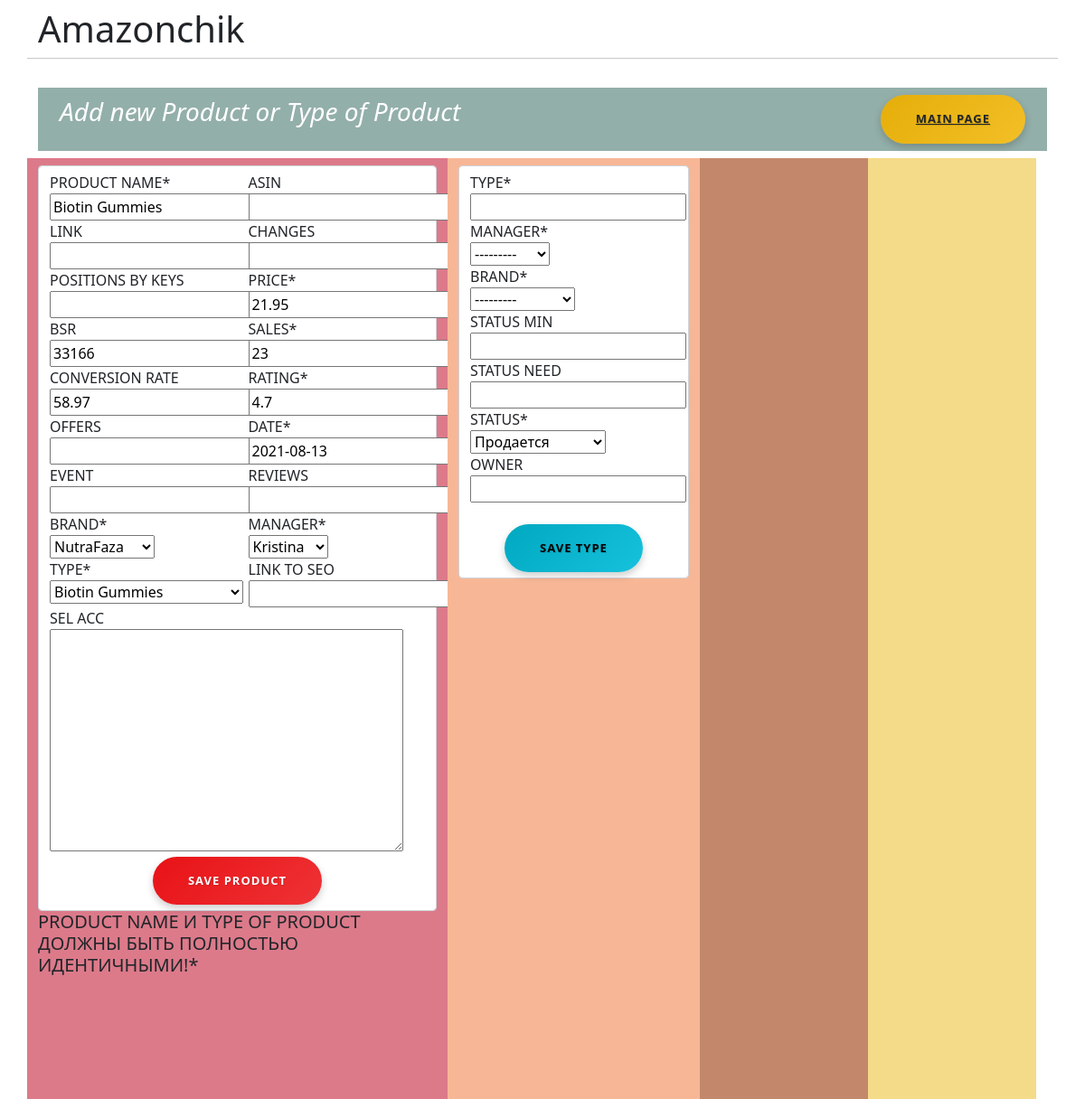
Page /add_new/ on the committed database.
### analiz/models.py (models this page shows, shortened)
class Product(models.Model):
	product_name = models.CharField(max_length=30)
	link = models.URLField(blank=True, null = True)
	changes = models.TextField(blank=True, null = True)
	positions_by_keys = models.CharField(max_length=400, blank=True, null = True)
	bsr = models.IntegerField(blank=True, null = True)
	conversion_rate = models.CharField(max_length=10, null = True, blank = True)
	rating = models.DecimalField(max_digits=2, decimal_places=1)
	offers = models.TextField(blank=True, null = True)
	event = models.TextField(max_length=1000 ,blank=True, null = True)
	brand = models.ForeignKey('Brand', on_delete=models.CASCADE)
	manager = models.ForeignKey('Manager', on_delete=models.CASCADE)
	type = models.ForeignKey('TypeOfProduct', on_delete=models.CASCADE)
	link_to_seo = models.URLField(blank=True, null = True)
	fba_inventory = models.TextField(blank=True, null = True) # add
	sel_acc = models.TextField(blank=True, null = True)
	date = models.DateField()
	sales = models.IntegerField()
	price = models.DecimalField(max_digits=4, decimal_places=2)
	asin = models.CharField(max_length=15, blank=True, null = True)
	reviews = models.IntegerField(blank=True, null = True)
	class Meta:
		ordering = ['date',]

class Brand(models.Model):
	brand = models.CharField(max_length=20, unique=True)
	def __str__(self):
		return self.brand

class TypeOfProduct(models.Model): # конкретно все товары
	type = models.CharField(max_length=30, unique=True)
	manager = models.ForeignKey('Manager', on_delete=models.CASCADE)
	brand = models.ForeignKey('Brand', on_delete=models.CASCADE,)
	status_min = models.IntegerField(blank=True, null = True, default=25)
	status_need = models.IntegerField(blank=True, null = True, default=101)
	ostatki = models.PositiveIntegerField(blank=True, null = True) # удалить
	owner = models.CharField(max_length=40, blank=True, null = True)
	BAN = 'BAN'
	OUT_OF_STOCK = 'OOS'
	SUPRESSION = 'SSS'
	IN_DEV = "InDev"
	IS_S = 'IsS'
	ANOTHER_ISSUE = 'AN_ISS'
	STATUS_CHOICES = [
		(IN_DEV, 'В разработке'),
		(IS_S, 'Продается'),
		(ANOTHER_ISSUE, 'Другая причина'),
		(BAN, 'Бан'),
		(OUT_OF_STOCK, 'Нет на складе'),
		(SUPRESSION, 'Ограничение'),
	]
	status = models.CharField(max_length=20, choices=STATUS_CHOICES, default=IS_S)
	class Meta:
		ordering = ['type',]
	def __str__(self):
		return self.type

### analiz/views.py (the view)
# urls.py: path('add_new/', views.new_page , name = "adding new"),
@csrf_exempt
def new_page(request, *type_of):
	managers = Manager.objects.all()
	type = TypeOfProduct.objects.all().order_by('manager')
	prod = Product.objects.last()
	new_product = AddNewProduct(request.POST or None, instance=prod)
	new_type = AddTypeOfProduct(request.POST or None)
	choose_type = ChooseType(request.POST or None)
	products = ''
	if request.method == 'POST' and new_product.is_valid():
		new_product.save()
	elif request.method == 'POST' and new_type.is_valid():
		new_type.save()
	elif choose_type.is_valid() and request.method == "POST":
		data = choose_type.clean_type()
		prod = Product.objects.filter(type=data).last()
		new_product = AddNewProduct(request.POST or None, instance=prod)
	else:
		new_product = AddNewProduct(request.POST or None, instance=prod)
		new_type = AddTypeOfProduct(request.POST or None)
	context = {'new_product':new_product, 'new_type':new_type, 'choose':choose_type, 'prod':products}
	return render(request, 'New.html', context)

### analiz/forms.py
class AddNewProduct(ModelForm):
	class Meta:
		model = Product
		fields = '__all__'
	positions_by_keys = forms.CharField(max_length=40, required=False)
	changes = forms.CharField(max_length=20, required=False)
	offers = forms.CharField(max_length=20, required=False)
	event = forms.CharField(max_length=20, required=False)

class AddTypeOfProduct(ModelForm):
	class Meta:
		model = TypeOfProduct
		fields = '__all__'
	status_min = forms.IntegerField(required=False)
	status_need = forms.IntegerField(required=False)

### analiz/models.py (called while the page is built)
	def __str__(self):
		return self.username

### analiz/templates/New.html (shortened to what this page needs)
<!doctype html>
{% load crispy_forms_tags %}
{% load static %}
<html lang="en">
  <head>
	<link href="https://cdn.jsdelivr.net/npm/bootstrap@5.0.0-beta3/dist/css/bootstrap.min.css" rel="stylesheet">
	<link rel="stylesheet" href="{% static 'css/dashboard.rtl.css'%}" type="text/css">
	<link rel="stylesheet" href="{% static 'css/buttons.css'%}" type="text/css">
  </head>
  <body>
	<div class="container">
	  <div class="row justify-content-center">
		  <h1 class="mt-2">Amazonchik</h1>
		  <hr class="mt-0 mb-4">
		  {% block detail %}
		  <nav class="navbar navbar-default">
			  <div class="container-fluid" style="background-color: #93afa9 ">
				  <div class="navbar-header">
					<h3><p style="font-style:italic"><font color="white">Add new Product or Type of Product</font></p></h3>
				  </div>
				  <div>
					  <ul class="nav navbar">
						  <button type="button" class="btn btn-warning"><a href="{% url 'manager_page' manager_id=user.id %}" class="link-dark">Main Page</a></button>
					  </ul>
				  </div>
			  </div>
		  </nav>
		  <div class="container-fluid">
			  <div class="row sidebar-heading">
				  <div class="row">
					  <div class="col-xs-2 col-sm-2 col-md-2 col-lg-5 sidebar-sticky" style="background-color: #dc7a8a	">
						<form class='form-control' method="POST" action="" >
							<div class="row">
								<div class="col-6">
								   {{ new_product.product_name|as_crispy_field }}
								   {{ new_product.link|as_crispy_field }}
								   {{ new_product.positions_by_keys|as_crispy_field }}
								   {{ new_product.bsr|as_crispy_field }}
								   {{ new_product.conversion_rate|as_crispy_field }}
								   {{ new_product.offers|as_crispy_field }}
								   {{ new_product.event|as_crispy_field }}
								   {{ new_product.brand|as_crispy_field }}
								   {{ new_product.type|as_crispy_field }}
								</div>
								<div class="col-6">
								   {{ new_product.asin|as_crispy_field }}
								   {{ new_product.changes|as_crispy_field }}
								   {{ new_product.price|as_crispy_field }}
								   {{ new_product.sales|as_crispy_field }}
								   {{ new_product.rating|as_crispy_field }}
								   {{ new_product.date|as_crispy_field }}
								   {{ new_product.reviews|as_crispy_field }}
								   {{ new_product.manager|as_crispy_field }}
								   {{ new_product.link_to_seo|as_crispy_field }}
							</div>
							{{ new_product.sel_acc|as_crispy_field }}
							<div align="center">
								<input type="Submit" name="submit" value="Save Product" class="btn btn-danger"/>
							</div>
						</form>
					  </div>
					  <h5>  Product name и Type of Product должны быть полностью идентичными!* </h5>
					  </div>
					  <div class="col-xs-2 col-sm-2 col-md-2 col-lg-3 sidebar-sticky" style="background-color: #f7b796">
					<form class='form-control' method="POST" action="" >
						 {{ new_type.type|as_crispy_field }}
						 {{ new_type.manager|as_crispy_field }}
						 {{ new_type.brand|as_crispy_field }}
						 {{ new_type.status_min|as_crispy_field }}
						 {{ new_type.status_need|as_crispy_field }}
						 {{ new_type.status|as_crispy_field }}
						 {{ new_type.owner|as_crispy_field }}
					  <br>
					  <div align="center">
						  <input type="Submit" name="submit" value="Save Type" class="btn btn-info"/>
					  </div>
					</form>
					  </div>
					  <div class="col-xs-2 col-sm-2 col-md-2 col-lg-2" style="background-color: #c3886c">
					  </div>
					  <div class="col-xs-2 col-sm-2 col-md-2 col-lg-2" style="background-color: #f4db89">
					  </div>
				  </div>
			  </div>
		  </div>
		{% endblock %}
	  </div>
  </body>
</html>

### analiz/static/css/dashboard.rtl.css (style rules this page uses)
body { font-size: .875rem; }
.sidebar-sticky { position: relative; top: 0; height: calc(100vh - 48px); padding-top: .5rem; overflow-x: hidden; overflow-y: auto; }
.sidebar-heading { font-size: .75rem; text-transform: uppercase; }

### analiz/static/css/buttons.css (style rules this page uses)
.btn { border-radius: 100px; font-size: 13px; font-weight: bold; letter-spacing: 1px; padding: 17px 39px; text-shadow: 1px 1px 1px rgba(0, 0, 0, 0.14); text-transform: uppercase; box-shadow: 0 4px 9px 0 rgba(0, 0, 0, 0.2); }
.btn-danger { background: #e81216; background: -moz-linear-gradient(-45deg, #e81216 0%, #f45355 50%, #f6290c 51%, #ed0e11 71%, #fc1b21 100%); background: -webkit-linear-gradient(-45deg, #e81216 0%,#f45355 50%,#f6290c 51%,#ed0e11 71%,#fc1b21 100%); background: linear-gradient(135deg, #e81216 0%,#f45355 50%,#f6290c 51%,#ed0e11 71%,#fc1b21 100%); filter: progid:DXImageTransform.Microsoft.gradient( startColorstr='#e81216', endColorstr='#fc1b21',GradientType=1 ); background-size: 400% 400%; -webkit-animation: AnimationName 3s ease infinite; -moz-animation: AnimationName 3s ease infinite; animation: AnimationName 3s ease infinite; -webkit-animation: AnimationName 3s ease infinite; -moz-animation: AnimationName 3s ease infinite; animation: AnimationName 3s ease infinite; border: medium none; }
.btn-warning { background: #e5ae09; background: -moz-linear-gradient(-45deg, #e5ae09 0%, #ffd044 50%, #ffc107 51%, #fc9014 71%, #f1890b 100%); background: -webkit-linear-gradient(-45deg, #e5ae09 0%,#ffd044 50%,#ffc107 51%,#fc9014 71%,#f1890b 100%); background: linear-gradient(135deg, #e5ae09 0%,#ffd044 50%,#ffc107 51%,#fc9014 71%,#f1890b 100%); filter: progid:DXImageTransform.Microsoft.gradient( startColorstr='#e5ae09', endColorstr='#f1890b',GradientType=1 ); background-size: 400% 400%; -webkit-animation: AnimationName 3s ease infinite; -moz-animation: AnimationName 3s ease infinite; animation: AnimationName 3s ease infinite; -webkit-animation: AnimationName 3s ease infinite; -moz-animation: AnimationName 3s ease infinite; animation: AnimationName 3s ease infinite; border: medium none; color: #fff !important; }
.btn-info { background: #01a8c1; background: -moz-linear-gradient(-45deg, #01a8c1 0%, #2adbf7 50%, #00b5d1 51%, #0aafc9 71%, #0599b1 100%); background: -webkit-linear-gradient(-45deg, #01a8c1 0%,#2adbf7 50%,#00b5d1 51%,#0aafc9 71%,#0599b1 100%); background: linear-gradient(135deg, #01a8c1 0%,#2adbf7 50%,#00b5d1 51%,#0aafc9 71%,#0599b1 100%); filter: progid:DXImageTransform.Microsoft.gradient( startColorstr='#01a8c1', endColorstr='#0599b1',GradientType=1 ); background-size: 400% 400%; -webkit-animation: AnimationName 3s ease infinite; -moz-animation: AnimationName 3s ease infinite; animation: AnimationName 3s ease infinite; -webkit-animation: AnimationName 3s ease infinite; -moz-animation: AnimationName 3s ease infinite; animation: AnimationName 3s ease infinite; border: medium none; }

### rows in the picture
Product: product_name "Biotin Gummies", bsr "33166", conversion_rate "58.97", price "21.95", sales "23", rating "4.7", date "2021-08-13", manager "Kristina"
Brand: brand "NutraFaza", brand "---------"
TypeOfProduct: type "Biotin Gummies"
